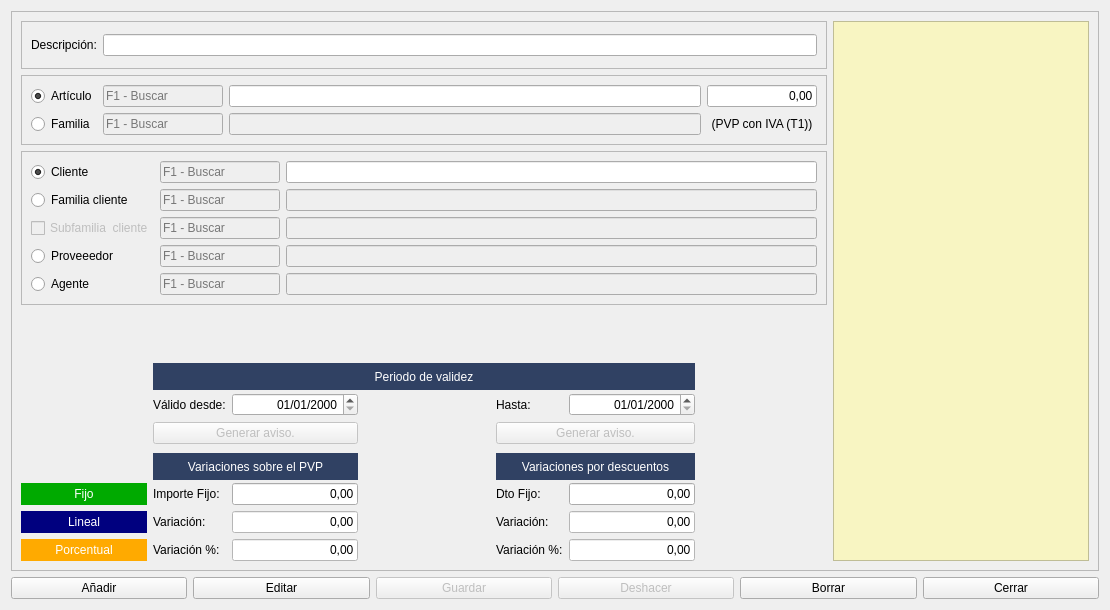
<?xml version="1.0" encoding="UTF-8"?>
<ui version="4.0">
 <class>FrmExcepciones</class>
 <widget class="QDialog" name="FrmExcepciones">
  <property name="geometry">
   <rect>
    <x>0</x>
    <y>0</y>
    <width>1110</width>
    <height>610</height>
   </rect>
  </property>
  <property name="windowTitle">
   <string>Gestión de Excepciones</string>
  </property>
  <property name="windowIcon">
   <iconset resource="../maya.qrc">
    <normaloff>:/Icons/PNG/Neux.png</normaloff>:/Icons/PNG/Neux.png</iconset>
  </property>
  <layout class="QGridLayout" name="gridLayout_4">
   <item row="2" column="2">
    <widget class="QPushButton" name="btnGuardar">
     <property name="enabled">
      <bool>false</bool>
     </property>
     <property name="text">
      <string>Guardar</string>
     </property>
     <property name="icon">
      <iconset resource="../maya.qrc">
       <normaloff>:/Icons/PNG/Save.png</normaloff>:/Icons/PNG/Save.png</iconset>
     </property>
    </widget>
   </item>
   <item row="2" column="0">
    <widget class="QPushButton" name="btnAnadir">
     <property name="text">
      <string>Añadir</string>
     </property>
     <property name="icon">
      <iconset resource="../maya.qrc">
       <normaloff>:/Icons/PNG/add.png</normaloff>:/Icons/PNG/add.png</iconset>
     </property>
    </widget>
   </item>
   <item row="2" column="4">
    <widget class="QPushButton" name="btnBorrar">
     <property name="text">
      <string>Borrar</string>
     </property>
     <property name="icon">
      <iconset resource="../maya.qrc">
       <normaloff>:/Icons/PNG/Delete.png</normaloff>:/Icons/PNG/Delete.png</iconset>
     </property>
    </widget>
   </item>
   <item row="2" column="5">
    <widget class="QPushButton" name="btnCerrar">
     <property name="text">
      <string>Cerrar</string>
     </property>
     <property name="icon">
      <iconset resource="../maya.qrc">
       <normaloff>:/Icons/PNG/Exit.png</normaloff>:/Icons/PNG/Exit.png</iconset>
     </property>
    </widget>
   </item>
   <item row="2" column="1">
    <widget class="QPushButton" name="btnEditar">
     <property name="text">
      <string>Editar</string>
     </property>
     <property name="icon">
      <iconset resource="../maya.qrc">
       <normaloff>:/Icons/PNG/edit.png</normaloff>:/Icons/PNG/edit.png</iconset>
     </property>
    </widget>
   </item>
   <item row="2" column="3">
    <widget class="QPushButton" name="btnDeshacer">
     <property name="enabled">
      <bool>false</bool>
     </property>
     <property name="text">
      <string>Deshacer</string>
     </property>
     <property name="icon">
      <iconset resource="../maya.qrc">
       <normaloff>:/Icons/PNG/undo.png</normaloff>:/Icons/PNG/undo.png</iconset>
     </property>
    </widget>
   </item>
   <item row="0" column="0" colspan="6">
    <widget class="QFrame" name="frame">
     <property name="frameShape">
      <enum>QFrame::StyledPanel</enum>
     </property>
     <property name="frameShadow">
      <enum>QFrame::Raised</enum>
     </property>
     <layout class="QGridLayout" name="gridLayout_3">
      <item row="0" column="0" colspan="7">
       <widget class="QFrame" name="frame_4">
        <property name="minimumSize">
         <size>
          <width>0</width>
          <height>48</height>
         </size>
        </property>
        <property name="frameShape">
         <enum>QFrame::StyledPanel</enum>
        </property>
        <property name="frameShadow">
         <enum>QFrame::Raised</enum>
        </property>
        <layout class="QHBoxLayout" name="horizontalLayout">
         <item>
          <widget class="QLabel" name="label_18">
           <property name="text">
            <string>Descripción:</string>
           </property>
          </widget>
         </item>
         <item>
          <widget class="QLineEdit" name="txtDescripcion"/>
         </item>
        </layout>
       </widget>
      </item>
      <item row="5" column="6">
       <spacer name="horizontalSpacer_3">
        <property name="orientation">
         <enum>Qt::Horizontal</enum>
        </property>
        <property name="sizeHint" stdset="0">
         <size>
          <width>40</width>
          <height>20</height>
         </size>
        </property>
       </spacer>
      </item>
      <item row="8" column="1">
       <widget class="QLabel" name="label_6">
        <property name="text">
         <string>Importe Fijo:</string>
        </property>
       </widget>
      </item>
      <item row="5" column="5">
       <widget class="QDateEdit" name="txtHasta">
        <property name="alignment">
         <set>Qt::AlignRight|Qt::AlignTrailing|Qt::AlignVCenter</set>
        </property>
        <property name="displayFormat">
         <string>dd/MM/yyyy</string>
        </property>
       </widget>
      </item>
      <item row="5" column="2">
       <widget class="QDateEdit" name="txtDesde">
        <property name="alignment">
         <set>Qt::AlignRight|Qt::AlignTrailing|Qt::AlignVCenter</set>
        </property>
        <property name="displayFormat">
         <string>dd/MM/yyyy</string>
        </property>
       </widget>
      </item>
      <item row="5" column="4">
       <widget class="QLabel" name="label_14">
        <property name="text">
         <string>Hasta:</string>
        </property>
       </widget>
      </item>
      <item row="7" column="4" colspan="2">
       <widget class="QLabel" name="label_16">
        <property name="minimumSize">
         <size>
          <width>0</width>
          <height>27</height>
         </size>
        </property>
        <property name="maximumSize">
         <size>
          <width>16777215</width>
          <height>20</height>
         </size>
        </property>
        <property name="styleSheet">
         <string notr="true">background-color: #304163;
color: rgb(255, 255, 255);</string>
        </property>
        <property name="text">
         <string>Variaciones por descuentos</string>
        </property>
        <property name="alignment">
         <set>Qt::AlignCenter</set>
        </property>
       </widget>
      </item>
      <item row="9" column="5">
       <widget class="QLineEdit" name="txt_dto_aumento_fijo">
        <property name="styleSheet">
         <string notr="true">background-color: rgb(255, 255, 255);</string>
        </property>
        <property name="text">
         <string>0,00</string>
        </property>
        <property name="alignment">
         <set>Qt::AlignRight|Qt::AlignTrailing|Qt::AlignVCenter</set>
        </property>
       </widget>
      </item>
      <item row="9" column="2">
       <widget class="QLineEdit" name="txt_importe_moneda_aumento">
        <property name="styleSheet">
         <string notr="true">background-color: rgb(255, 255, 255);</string>
        </property>
        <property name="text">
         <string>0,00</string>
        </property>
        <property name="alignment">
         <set>Qt::AlignRight|Qt::AlignTrailing|Qt::AlignVCenter</set>
        </property>
       </widget>
      </item>
      <item row="7" column="1" colspan="2">
       <widget class="QLabel" name="label_15">
        <property name="minimumSize">
         <size>
          <width>0</width>
          <height>27</height>
         </size>
        </property>
        <property name="maximumSize">
         <size>
          <width>16777215</width>
          <height>20</height>
         </size>
        </property>
        <property name="styleSheet">
         <string notr="true">background-color: #304163;
color: rgb(255, 255, 255);</string>
        </property>
        <property name="text">
         <string>Variaciones sobre el PVP</string>
        </property>
        <property name="alignment">
         <set>Qt::AlignCenter</set>
        </property>
       </widget>
      </item>
      <item row="8" column="2">
       <widget class="QLineEdit" name="txt_importe_fijo">
        <property name="text">
         <string>0,00</string>
        </property>
        <property name="alignment">
         <set>Qt::AlignRight|Qt::AlignTrailing|Qt::AlignVCenter</set>
        </property>
       </widget>
      </item>
      <item row="10" column="1">
       <widget class="QLabel" name="label_8">
        <property name="text">
         <string>Variación %:</string>
        </property>
       </widget>
      </item>
      <item row="8" column="5">
       <widget class="QLineEdit" name="txt_dto_fijo">
        <property name="text">
         <string>0,00</string>
        </property>
        <property name="alignment">
         <set>Qt::AlignRight|Qt::AlignTrailing|Qt::AlignVCenter</set>
        </property>
       </widget>
      </item>
      <item row="10" column="2">
       <widget class="QLineEdit" name="txt_importe_porc_aumento">
        <property name="styleSheet">
         <string notr="true">background-color: rgb(255, 255, 255);</string>
        </property>
        <property name="text">
         <string>0,00</string>
        </property>
        <property name="alignment">
         <set>Qt::AlignRight|Qt::AlignTrailing|Qt::AlignVCenter</set>
        </property>
       </widget>
      </item>
      <item row="8" column="4">
       <widget class="QLabel" name="label_9">
        <property name="text">
         <string>Dto Fijo:</string>
        </property>
       </widget>
      </item>
      <item row="9" column="1">
       <widget class="QLabel" name="label_7">
        <property name="text">
         <string>Variación:</string>
        </property>
       </widget>
      </item>
      <item row="5" column="1">
       <widget class="QLabel" name="label_13">
        <property name="text">
         <string>Válido desde:</string>
        </property>
       </widget>
      </item>
      <item row="9" column="4">
       <widget class="QLabel" name="label_11">
        <property name="text">
         <string>Variación:</string>
        </property>
       </widget>
      </item>
      <item row="9" column="3">
       <spacer name="horizontalSpacer_2">
        <property name="orientation">
         <enum>Qt::Horizontal</enum>
        </property>
        <property name="sizeHint" stdset="0">
         <size>
          <width>93</width>
          <height>20</height>
         </size>
        </property>
       </spacer>
      </item>
      <item row="10" column="4">
       <widget class="QLabel" name="label_10">
        <property name="text">
         <string>Variación %:</string>
        </property>
       </widget>
      </item>
      <item row="10" column="5">
       <widget class="QLineEdit" name="txt_dto_aumento_porc">
        <property name="styleSheet">
         <string notr="true">background-color: rgb(255, 255, 255);</string>
        </property>
        <property name="text">
         <string>0,00</string>
        </property>
        <property name="alignment">
         <set>Qt::AlignRight|Qt::AlignTrailing|Qt::AlignVCenter</set>
        </property>
       </widget>
      </item>
      <item row="4" column="1" colspan="5">
       <widget class="QLabel" name="label_17">
        <property name="minimumSize">
         <size>
          <width>0</width>
          <height>27</height>
         </size>
        </property>
        <property name="maximumSize">
         <size>
          <width>16777215</width>
          <height>20</height>
         </size>
        </property>
        <property name="styleSheet">
         <string notr="true">background-color: #304163;
color: rgb(255, 255, 255);</string>
        </property>
        <property name="text">
         <string>Periodo de validez</string>
        </property>
        <property name="alignment">
         <set>Qt::AlignCenter</set>
        </property>
       </widget>
      </item>
      <item row="1" column="0" colspan="7">
       <widget class="QFrame" name="frame_2">
        <property name="frameShape">
         <enum>QFrame::StyledPanel</enum>
        </property>
        <property name="frameShadow">
         <enum>QFrame::Raised</enum>
        </property>
        <layout class="QGridLayout" name="gridLayout">
         <item row="2" column="0">
          <widget class="QRadioButton" name="radFamilia">
           <property name="text">
            <string>Familia</string>
           </property>
          </widget>
         </item>
         <item row="1" column="3">
          <widget class="QLineEdit" name="txtPVP">
           <property name="maximumSize">
            <size>
             <width>110</width>
             <height>16777215</height>
            </size>
           </property>
           <property name="text">
            <string>0,00</string>
           </property>
           <property name="alignment">
            <set>Qt::AlignRight|Qt::AlignTrailing|Qt::AlignVCenter</set>
           </property>
          </widget>
         </item>
         <item row="2" column="3">
          <widget class="QLabel" name="label_12">
           <property name="text">
            <string>(PVP con IVA (T1))</string>
           </property>
           <property name="alignment">
            <set>Qt::AlignCenter</set>
           </property>
          </widget>
         </item>
         <item row="2" column="2">
          <widget class="QLineEdit" name="txtDescFamilia">
           <property name="enabled">
            <bool>false</bool>
           </property>
          </widget>
         </item>
         <item row="1" column="0">
          <widget class="QRadioButton" name="radArticulo">
           <property name="text">
            <string>Artículo</string>
           </property>
           <property name="checked">
            <bool>true</bool>
           </property>
          </widget>
         </item>
         <item row="1" column="2">
          <widget class="QLineEdit" name="txt_descripcion_articulo"/>
         </item>
         <item row="2" column="1">
          <widget class="QLineEdit" name="txt_codigo_familia">
           <property name="enabled">
            <bool>false</bool>
           </property>
           <property name="maximumSize">
            <size>
             <width>120</width>
             <height>16777215</height>
            </size>
           </property>
           <property name="placeholderText">
            <string>F1 - Buscar</string>
           </property>
          </widget>
         </item>
         <item row="1" column="1">
          <widget class="QLineEdit" name="txt_codigo_articulo">
           <property name="enabled">
            <bool>false</bool>
           </property>
           <property name="maximumSize">
            <size>
             <width>120</width>
             <height>16777215</height>
            </size>
           </property>
           <property name="placeholderText">
            <string>F1 - Buscar</string>
           </property>
          </widget>
         </item>
        </layout>
       </widget>
      </item>
      <item row="0" column="7" rowspan="11">
       <widget class="QTableView" name="tabla">
        <property name="styleSheet">
         <string notr="true">alternate-background-color: rgb(255, 255, 255);
font: 8pt &quot;Sans&quot;;
background-color: rgb(248, 245, 194);</string>
        </property>
        <property name="alternatingRowColors">
         <bool>true</bool>
        </property>
        <property name="selectionMode">
         <enum>QAbstractItemView::SingleSelection</enum>
        </property>
        <property name="selectionBehavior">
         <enum>QAbstractItemView::SelectRows</enum>
        </property>
        <attribute name="horizontalHeaderStretchLastSection">
         <bool>true</bool>
        </attribute>
        <attribute name="verticalHeaderVisible">
         <bool>false</bool>
        </attribute>
       </widget>
      </item>
      <item row="3" column="1">
       <spacer name="verticalSpacer">
        <property name="orientation">
         <enum>Qt::Vertical</enum>
        </property>
        <property name="sizeHint" stdset="0">
         <size>
          <width>20</width>
          <height>40</height>
         </size>
        </property>
       </spacer>
      </item>
      <item row="2" column="0" colspan="7">
       <widget class="QFrame" name="frame_3">
        <property name="frameShape">
         <enum>QFrame::StyledPanel</enum>
        </property>
        <property name="frameShadow">
         <enum>QFrame::Raised</enum>
        </property>
        <layout class="QGridLayout" name="gridLayout_2">
         <item row="2" column="1">
          <widget class="QLineEdit" name="txtcodigo_sub_familia_cliente">
           <property name="enabled">
            <bool>false</bool>
           </property>
           <property name="maximumSize">
            <size>
             <width>120</width>
             <height>16777215</height>
            </size>
           </property>
           <property name="placeholderText">
            <string>F1 - Buscar</string>
           </property>
          </widget>
         </item>
         <item row="1" column="1">
          <widget class="QLineEdit" name="txt_codigo_familia_cliente">
           <property name="enabled">
            <bool>false</bool>
           </property>
           <property name="maximumSize">
            <size>
             <width>120</width>
             <height>16777215</height>
            </size>
           </property>
           <property name="placeholderText">
            <string>F1 - Buscar</string>
           </property>
          </widget>
         </item>
         <item row="1" column="0">
          <widget class="QRadioButton" name="radFamilia_cliente">
           <property name="text">
            <string>Familia cliente</string>
           </property>
          </widget>
         </item>
         <item row="4" column="1">
          <widget class="QLineEdit" name="txt_codigo_agente">
           <property name="enabled">
            <bool>false</bool>
           </property>
           <property name="maximumSize">
            <size>
             <width>120</width>
             <height>16777215</height>
            </size>
           </property>
           <property name="placeholderText">
            <string>F1 - Buscar</string>
           </property>
          </widget>
         </item>
         <item row="4" column="3">
          <widget class="QLineEdit" name="txt_nombre_agente">
           <property name="enabled">
            <bool>false</bool>
           </property>
          </widget>
         </item>
         <item row="0" column="0">
          <widget class="QRadioButton" name="radCliente">
           <property name="text">
            <string>Cliente</string>
           </property>
           <property name="checked">
            <bool>true</bool>
           </property>
          </widget>
         </item>
         <item row="3" column="0">
          <widget class="QRadioButton" name="radProveedor">
           <property name="text">
            <string>Proveeedor</string>
           </property>
          </widget>
         </item>
         <item row="4" column="0">
          <widget class="QRadioButton" name="radAgente">
           <property name="text">
            <string>Agente</string>
           </property>
          </widget>
         </item>
         <item row="0" column="1">
          <widget class="QLineEdit" name="txt_codigo_cliente">
           <property name="enabled">
            <bool>false</bool>
           </property>
           <property name="maximumSize">
            <size>
             <width>120</width>
             <height>16777215</height>
            </size>
           </property>
           <property name="placeholderText">
            <string>F1 - Buscar</string>
           </property>
          </widget>
         </item>
         <item row="0" column="3">
          <widget class="QLineEdit" name="txt_nombre_cliente"/>
         </item>
         <item row="3" column="1">
          <widget class="QLineEdit" name="txt_codigo_proveedor">
           <property name="enabled">
            <bool>false</bool>
           </property>
           <property name="maximumSize">
            <size>
             <width>120</width>
             <height>16777215</height>
            </size>
           </property>
           <property name="placeholderText">
            <string>F1 - Buscar</string>
           </property>
          </widget>
         </item>
         <item row="3" column="3">
          <widget class="QLineEdit" name="txt_nombre_proveedor">
           <property name="enabled">
            <bool>false</bool>
           </property>
          </widget>
         </item>
         <item row="1" column="3">
          <widget class="QLineEdit" name="txtDescripcion_familia_cliente">
           <property name="enabled">
            <bool>false</bool>
           </property>
          </widget>
         </item>
         <item row="2" column="3">
          <widget class="QLineEdit" name="txtDescripcion_subfamilia">
           <property name="enabled">
            <bool>false</bool>
           </property>
          </widget>
         </item>
         <item row="2" column="0">
          <widget class="QCheckBox" name="chkSubfamilia_cliente">
           <property name="enabled">
            <bool>false</bool>
           </property>
           <property name="text">
            <string>Subfamilia  cliente</string>
           </property>
          </widget>
         </item>
        </layout>
       </widget>
      </item>
      <item row="6" column="1" colspan="2">
       <widget class="QPushButton" name="btnGenerarAvisoInicio">
        <property name="enabled">
         <bool>false</bool>
        </property>
        <property name="toolTip">
         <string>Generar un aviso para cuando la oferta entre en vigor (Puede ser a un usuario en concreto o a todos ellos.</string>
        </property>
        <property name="text">
         <string>Generar aviso.</string>
        </property>
        <property name="icon">
         <iconset resource="../maya.qrc">
          <normaloff>:/Icons/PNG/aviso_orange.png</normaloff>:/Icons/PNG/aviso_orange.png</iconset>
        </property>
       </widget>
      </item>
      <item row="6" column="4" colspan="2">
       <widget class="QPushButton" name="btnGenerarAvisoFin">
        <property name="enabled">
         <bool>false</bool>
        </property>
        <property name="toolTip">
         <string>Generar un aviso para cuando la oferta  finalice (Puede ser a un usuario en concreto o a todos ellos.</string>
        </property>
        <property name="text">
         <string>Generar aviso.</string>
        </property>
        <property name="icon">
         <iconset resource="../maya.qrc">
          <normaloff>:/Icons/PNG/aviso_orange.png</normaloff>:/Icons/PNG/aviso_orange.png</iconset>
        </property>
       </widget>
      </item>
      <item row="8" column="0">
       <widget class="QLabel" name="label">
        <property name="styleSheet">
         <string notr="true">background-color: rgb(0, 170, 0);
color: rgb(255, 255, 255);</string>
        </property>
        <property name="text">
         <string>Fijo</string>
        </property>
        <property name="alignment">
         <set>Qt::AlignCenter</set>
        </property>
       </widget>
      </item>
      <item row="7" column="0">
       <spacer name="horizontalSpacer">
        <property name="orientation">
         <enum>Qt::Horizontal</enum>
        </property>
        <property name="sizeHint" stdset="0">
         <size>
          <width>93</width>
          <height>20</height>
         </size>
        </property>
       </spacer>
      </item>
      <item row="9" column="0">
       <widget class="QLabel" name="label_2">
        <property name="styleSheet">
         <string notr="true">background-color: rgb(0, 0, 127);
color: rgb(255, 255, 255);</string>
        </property>
        <property name="text">
         <string>Lineal</string>
        </property>
        <property name="alignment">
         <set>Qt::AlignCenter</set>
        </property>
       </widget>
      </item>
      <item row="10" column="0">
       <widget class="QLabel" name="label_3">
        <property name="styleSheet">
         <string notr="true">background-color: rgb(255, 170, 0);
color: rgb(255, 255, 255);</string>
        </property>
        <property name="text">
         <string>Porcentual</string>
        </property>
        <property name="alignment">
         <set>Qt::AlignCenter</set>
        </property>
       </widget>
      </item>
     </layout>
    </widget>
   </item>
  </layout>
 </widget>
 <tabstops>
  <tabstop>txtDescripcion</tabstop>
  <tabstop>radArticulo</tabstop>
  <tabstop>txt_codigo_articulo</tabstop>
  <tabstop>txt_descripcion_articulo</tabstop>
  <tabstop>txtPVP</tabstop>
  <tabstop>radFamilia</tabstop>
  <tabstop>txt_codigo_familia</tabstop>
  <tabstop>txtDescFamilia</tabstop>
  <tabstop>radCliente</tabstop>
  <tabstop>txt_codigo_cliente</tabstop>
  <tabstop>txt_nombre_cliente</tabstop>
  <tabstop>radFamilia_cliente</tabstop>
  <tabstop>txt_codigo_familia_cliente</tabstop>
  <tabstop>txtDescripcion_familia_cliente</tabstop>
  <tabstop>chkSubfamilia_cliente</tabstop>
  <tabstop>txtcodigo_sub_familia_cliente</tabstop>
  <tabstop>txtDescripcion_subfamilia</tabstop>
  <tabstop>radProveedor</tabstop>
  <tabstop>txt_codigo_proveedor</tabstop>
  <tabstop>txt_nombre_proveedor</tabstop>
  <tabstop>radAgente</tabstop>
  <tabstop>txt_codigo_agente</tabstop>
  <tabstop>txt_nombre_agente</tabstop>
  <tabstop>tabla</tabstop>
  <tabstop>txtDesde</tabstop>
  <tabstop>txtHasta</tabstop>
  <tabstop>btnGenerarAvisoInicio</tabstop>
  <tabstop>btnGenerarAvisoFin</tabstop>
  <tabstop>txt_importe_fijo</tabstop>
  <tabstop>txt_importe_moneda_aumento</tabstop>
  <tabstop>txt_importe_porc_aumento</tabstop>
  <tabstop>txt_dto_fijo</tabstop>
  <tabstop>txt_dto_aumento_fijo</tabstop>
  <tabstop>txt_dto_aumento_porc</tabstop>
  <tabstop>btnAnadir</tabstop>
  <tabstop>btnEditar</tabstop>
  <tabstop>btnGuardar</tabstop>
  <tabstop>btnDeshacer</tabstop>
  <tabstop>btnBorrar</tabstop>
  <tabstop>btnCerrar</tabstop>
 </tabstops>
 <resources>
  <include location="../maya.qrc"/>
 </resources>
 <connections>
  <connection>
   <sender>btnCerrar</sender>
   <signal>clicked()</signal>
   <receiver>FrmExcepciones</receiver>
   <slot>close()</slot>
   <hints>
    <hint type="sourcelabel">
     <x>1100</x>
     <y>600</y>
    </hint>
    <hint type="destinationlabel">
     <x>765</x>
     <y>412</y>
    </hint>
   </hints>
  </connection>
  <connection>
   <sender>radArticulo</sender>
   <signal>toggled(bool)</signal>
   <receiver>txt_codigo_articulo</receiver>
   <slot>setEnabled(bool)</slot>
   <hints>
    <hint type="sourcelabel">
     <x>44</x>
     <y>94</y>
    </hint>
    <hint type="destinationlabel">
     <x>183</x>
     <y>94</y>
    </hint>
   </hints>
  </connection>
  <connection>
   <sender>radFamilia</sender>
   <signal>toggled(bool)</signal>
   <receiver>txt_codigo_familia</receiver>
   <slot>setEnabled(bool)</slot>
   <hints>
    <hint type="sourcelabel">
     <x>41</x>
     <y>127</y>
    </hint>
    <hint type="destinationlabel">
     <x>180</x>
     <y>126</y>
    </hint>
   </hints>
  </connection>
  <connection>
   <sender>radCliente</sender>
   <signal>toggled(bool)</signal>
   <receiver>txt_codigo_cliente</receiver>
   <slot>setEnabled(bool)</slot>
   <hints>
    <hint type="sourcelabel">
     <x>44</x>
     <y>174</y>
    </hint>
    <hint type="destinationlabel">
     <x>188</x>
     <y>183</y>
    </hint>
   </hints>
  </connection>
  <connection>
   <sender>radProveedor</sender>
   <signal>toggled(bool)</signal>
   <receiver>txt_codigo_proveedor</receiver>
   <slot>setEnabled(bool)</slot>
   <hints>
    <hint type="sourcelabel">
     <x>45</x>
     <y>274</y>
    </hint>
    <hint type="destinationlabel">
     <x>181</x>
     <y>268</y>
    </hint>
   </hints>
  </connection>
  <connection>
   <sender>radAgente</sender>
   <signal>toggled(bool)</signal>
   <receiver>txt_codigo_agente</receiver>
   <slot>setEnabled(bool)</slot>
   <hints>
    <hint type="sourcelabel">
     <x>40</x>
     <y>299</y>
    </hint>
    <hint type="destinationlabel">
     <x>211</x>
     <y>298</y>
    </hint>
   </hints>
  </connection>
  <connection>
   <sender>radFamilia_cliente</sender>
   <signal>toggled(bool)</signal>
   <receiver>txt_codigo_familia_cliente</receiver>
   <slot>setEnabled(bool)</slot>
   <hints>
    <hint type="sourcelabel">
     <x>40</x>
     <y>212</y>
    </hint>
    <hint type="destinationlabel">
     <x>192</x>
     <y>208</y>
    </hint>
   </hints>
  </connection>
  <connection>
   <sender>radFamilia_cliente</sender>
   <signal>toggled(bool)</signal>
   <receiver>chkSubfamilia_cliente</receiver>
   <slot>setEnabled(bool)</slot>
   <hints>
    <hint type="sourcelabel">
     <x>44</x>
     <y>205</y>
    </hint>
    <hint type="destinationlabel">
     <x>54</x>
     <y>238</y>
    </hint>
   </hints>
  </connection>
  <connection>
   <sender>chkSubfamilia_cliente</sender>
   <signal>toggled(bool)</signal>
   <receiver>txtcodigo_sub_familia_cliente</receiver>
   <slot>setEnabled(bool)</slot>
   <hints>
    <hint type="sourcelabel">
     <x>89</x>
     <y>238</y>
    </hint>
    <hint type="destinationlabel">
     <x>211</x>
     <y>239</y>
    </hint>
   </hints>
  </connection>
 </connections>
</ui>
